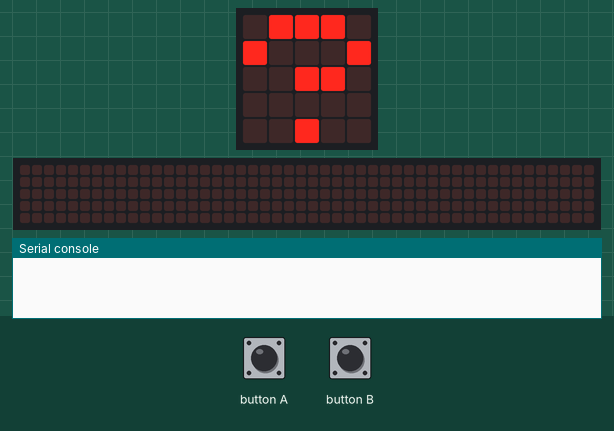
Simulated run of this program. Board: BBC micro:bit running MicroPython. Shown: the board's 5×5 LED display, a strip that is not on the board, showing the scrolling text unrolled, the last lines printed to the serial console. The test bench sets the inputs (shaded band). Random numbers come from a fixed seed; no radio messages arrive unless stated (any console line starting 'radio sent:' is added by the test bench); the 48×5 strip is a reading aid, not a part: it shows the text the display is scrolling, unrolled, one strip-width of it at a time.

Above: at 1.2 s.
1.3 s: button A pressed for 0.15 s
At 1.37 s:
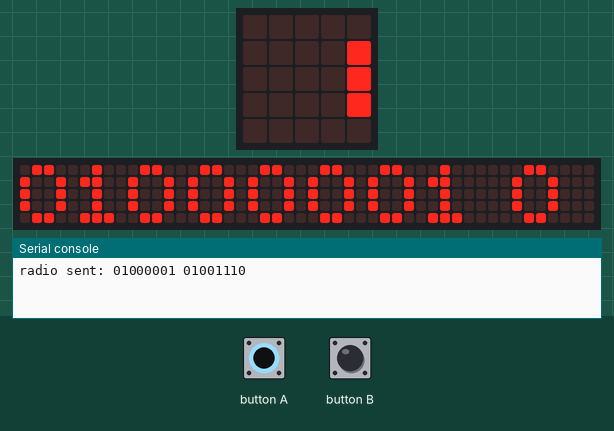
At 13.8 s:
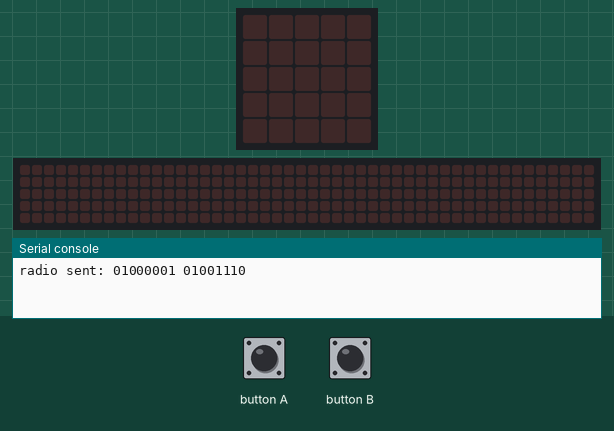

Measured:
- after the input at 1.3 s, the display: changes at once (image 1)
- what the display in image 2 shows lasts 0.5 s, from 13.5 s to 14.0 s

The program:

Task3_Sender.py
```python
# sender
# task 3
from microbit import *
import random
import radio

radio.on()

def sendWithError(message, error):
    global packets_sent
    generated = random.randint(1, 100)
    if generated > error:
        radio.send(message)
        return True
    return False

def checkParity(message):
    return message.count('1') % 2

message = "01000001 01001110"

display.show(Image('09990:90009:00990:00000:00900:'))
while True:
    if button_a.is_pressed():
        display.show(Image.YES)
        sendWithError(message, 0)
        display.scroll(message)
        sleep(500)
        display.show(Image('09990:90009:00990:00000:00900:'))
    if button_b.is_pressed():
        simulateError = message.replace('1', '0', 1)
        sendWithError(simulateError, 0)
        display.scroll(simulateError)
```
